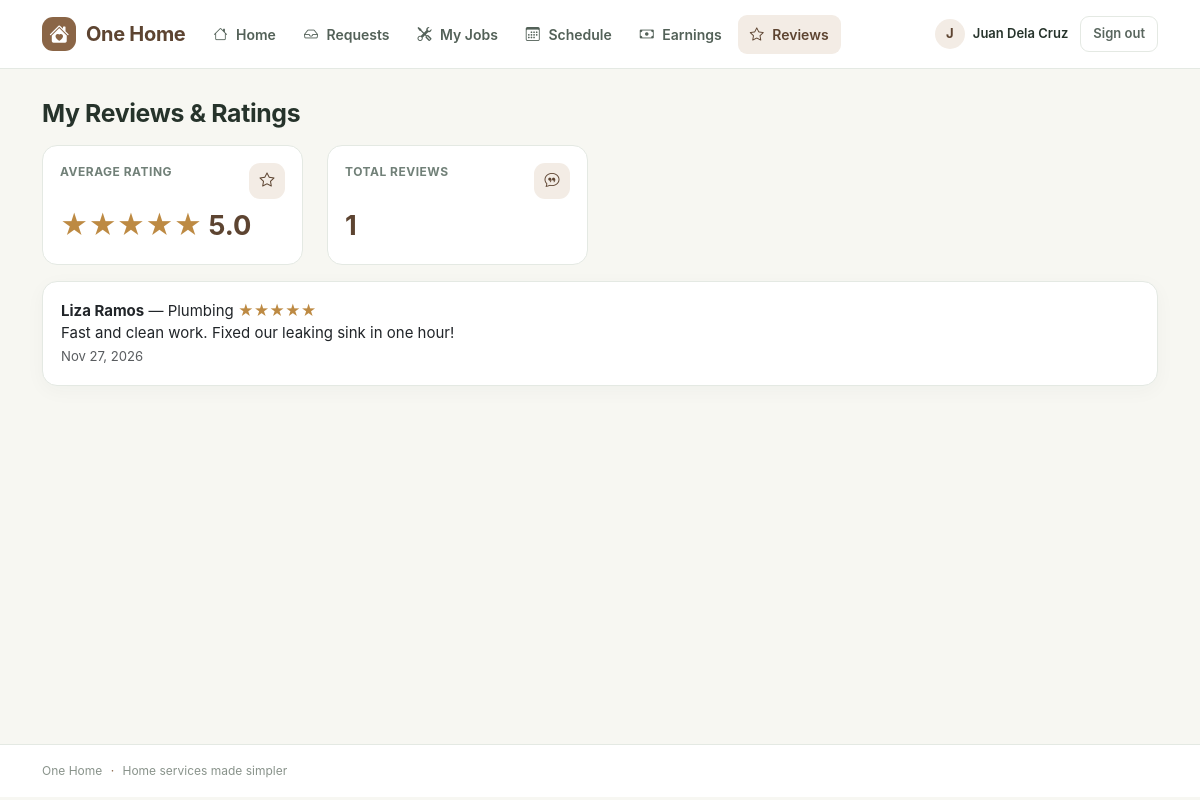
Screenshot of /employee/my_reviews.php (signed in) with the database file from the repository.
### tables this page shows
CREATE TABLE users (
  id INT AUTO_INCREMENT PRIMARY KEY,
  name VARCHAR(100) NOT NULL,
  email VARCHAR(100) NOT NULL UNIQUE,
  password VARCHAR(255) NOT NULL,
  phone VARCHAR(30),
  address VARCHAR(255),
  role ENUM('admin','employee','customer') NOT NULL,
  status ENUM('active','pending','inactive') NOT NULL DEFAULT 'active',
  avatar VARCHAR(255),
  skills VARCHAR(255),
  available_days VARCHAR(40) NOT NULL DEFAULT 'Mon,Tue,Wed,Thu,Fri',
  is_available TINYINT NOT NULL DEFAULT 1,
  created_at DATETIME NOT NULL DEFAULT CURRENT_TIMESTAMP,
  INDEX idx_users_role_status (role, status),
  INDEX idx_users_available (role, status, is_available),
  CHECK (is_available IN (0,1))
);

CREATE TABLE reviews (
  id INT AUTO_INCREMENT PRIMARY KEY,
  booking_id INT NOT NULL UNIQUE,
  customer_id INT NOT NULL,
  employee_id INT NOT NULL,
  rating TINYINT NOT NULL,
  comment TEXT,
  created_at DATETIME NOT NULL DEFAULT CURRENT_TIMESTAMP,
  FOREIGN KEY (booking_id) REFERENCES bookings(id) ON DELETE CASCADE,
  FOREIGN KEY (customer_id) REFERENCES users(id),
  FOREIGN KEY (employee_id) REFERENCES users(id),
  INDEX idx_reviews_employee (employee_id, created_at),
  INDEX idx_reviews_customer (customer_id, created_at),
  CHECK (rating BETWEEN 1 AND 5)
);

CREATE TABLE services (
  id INT AUTO_INCREMENT PRIMARY KEY,
  name VARCHAR(100) NOT NULL,
  description TEXT,
  price DECIMAL(10,2) NOT NULL,
  icon VARCHAR(50) NOT NULL DEFAULT 'bi-tools',
  is_active TINYINT NOT NULL DEFAULT 1,
  INDEX idx_services_active_name (is_active, name),
  CHECK (price >= 0),
  CHECK (is_active IN (0,1))
);

### includes/auth.php (called while the page is built, shortened)
<?php
require_once INC . '/dbconn.php';
require_once INC . '/functions.php';
require_once INC . '/notifications.php';
function current_user()
{
    static $loaded = false;
    static $user = null;
    if (!$loaded) {
        $loaded = true;
        if (!empty($_SESSION['uid'])) {
            $user = db_one("SELECT * FROM users WHERE id=?", [(int) $_SESSION['uid']]);
        }
    }
    return $user;
}
function home_for($role)
{
    return $role . '/dashboard.php';
}
function require_role($role)
{
    $u = current_user();
}

### includes/notifications.php (called while the page is built, shortened)
<?php
function new_requests_count($eid)
{
    return db_val("SELECT COUNT(*) FROM bookings WHERE employee_id=? AND status='Pending'", [$eid]);
}

### employee/my_reviews.php (the view, shortened to what this page needs)
<?php require_once __DIR__ . '/../includes/auth.php';
require_role('employee');
$u = current_user();
$rows = db_all("SELECT r.*, c.name cname, s.name sname FROM reviews r JOIN bookings b ON b.id=r.booking_id JOIN users c ON c.id=r.customer_id JOIN services s ON s.id=b.service_id WHERE r.employee_id=? ORDER BY r.id DESC", [$u['id']]);
$avg = db_val("SELECT ROUND(AVG(rating),1) FROM reviews WHERE employee_id=?", [$u['id']]);
require INC . '/header.php'; ?>
<h2>My Reviews &amp; Ratings</h2>
<div class="row mt-3">
    <?= stat_card('Average rating', $rows ? stars($avg) . ' ' . $avg : 'No ratings yet', 'bi-star', 'warning') ?><?= stat_card('Total reviews', count($rows), 'bi-chat-quote', 'primary') ?>
</div>
<?php foreach ($rows as $r): ?>
    <div class="card mb-2 <?= $r['rating'] <= 3 ? 'border-warning' : '' ?>">
        <div class="card-body"><b><?= e($r['cname']) ?></b> &mdash; <?= e($r['sname']) ?>     <?= stars($r['rating']) ?>
            <div><?= e($r['comment'] ?: '(no comment)') ?></div><small
                class="text-muted"><?= fdate($r['created_at']) ?></small>
        </div>
    </div>
<?php endforeach; ?>
<?php require INC . '/footer.php'; ?>

### includes/navbar.php (shortened to what this page needs)
<?php
$links = [];
if ($u && $u['status'] === 'active') {
    if ($u['role'] === 'customer') {
        $links = [
            ['url' => 'customer/dashboard.php', 'label' => 'Home', 'icon' => 'bi-house'],
            ['url' => 'customer/services.php', 'label' => 'Services', 'icon' => 'bi-grid'],
            ['url' => 'customer/bookings.php', 'label' => 'Bookings', 'icon' => 'bi-calendar-check'],
            ['url' => 'customer/payment_history.php', 'label' => 'Payments', 'icon' => 'bi-wallet2'],
            ['url' => 'customer/my_reviews.php', 'label' => 'Reviews', 'icon' => 'bi-star'],
        ];
    } elseif ($u['role'] === 'employee') {
        $links = [
            ['url' => 'employee/dashboard.php', 'label' => 'Home', 'icon' => 'bi-house'],
            ['url' => 'employee/booking_requests.php', 'label' => 'Requests', 'icon' => 'bi-inbox', 'count' => new_requests_count($u['id'])],
            ['url' => 'employee/my_jobs.php', 'label' => 'My Jobs', 'icon' => 'bi-tools'],
            ['url' => 'employee/my_schedule.php', 'label' => 'Schedule', 'icon' => 'bi-calendar3'],
            ['url' => 'employee/earnings.php', 'label' => 'Earnings', 'icon' => 'bi-cash'],
            ['url' => 'employee/my_reviews.php', 'label' => 'Reviews', 'icon' => 'bi-star'],
        ];
    }
}
$current_path = str_replace('\\\\', '/', $_SERVER['PHP_SELF'] ?? '');
?>
<header class="app-header">
    <nav class="navbar navbar-expand-lg">
        <div class="container">
            <a class="navbar-brand" href="<?= url($u && $u['status'] === 'active' ? home_for($u['role']) : 'index.php') ?>">
                <span class="brand-mark"><i class="bi bi-house-heart-fill"></i></span>
                <span>One Home</span>
            </a>
            <div class="collapse navbar-collapse" id="mainNav">
                <ul class="navbar-nav me-auto">
                    <?php foreach ($links as $item):
                        $active = strpos($current_path, '/' . $item['url']) !== false;
                    ?>
                        <li class="nav-item">
                            <a class="nav-link <?= $active ? 'active' : '' ?>" href="<?= url($item['url']) ?>">
                                <i class="bi <?= e($item['icon']) ?>"></i>
                                <?= e($item['label']) ?>
                            </a>
                        </li>
                    <?php endforeach; ?>
                </ul>
                <div class="nav-account">
                    <?php if ($u && $u['status'] === 'active'): ?>
                        <a class="nav-profile" href="<?= url($u['role'] === 'admin' ? 'admin/profile.php' : $u['role'] . '/profile.php') ?>">
                            <span class="nav-avatar"><?= e(strtoupper(substr($u['name'], 0, 1))) ?></span>
                            <span class="d-none d-md-inline"><?= e($u['name']) ?></span>
                        </a>
                        <form method="post" action="<?= url('logout.php') ?>" class="d-inline">
                            <button class="btn btn-logout" type="submit">Sign out</button>
                        </form>
                    <?php else: ?>
                        <a class="nav-link" href="<?= url('login.php') ?>">Login</a>
                        <a class="btn btn-primary btn-sm" href="<?= url('register.php') ?>">Create account</a>
                    <?php endif; ?>
                </div>
            </div>
        </div>
    </nav>
</header>

### includes/functions.php (shortened to what this page needs)
<?php
function e($s)
{
    return htmlspecialchars((string) $s, ENT_QUOTES, 'UTF-8');
}
function url($p)
{
    return BASE_URL . '/' . ltrim($p, '/');
}
function fdate($d)
{
    return date('M d, Y', strtotime($d));
}
function stars($n)
{
    $n = (int) round($n);
    return '<span class="star">' . str_repeat('★', $n) . str_repeat('☆', 5 - $n) . '</span>';
}
function db_run($sql, $params = [])
{
    global $conn;
    $st = mysqli_prepare($conn, $sql);
    if ($params)
        mysqli_stmt_bind_param($st, str_repeat('s', count($params)), ...$params);
    if (!mysqli_stmt_execute($st)) {
        error_log('One Home SQL execute error: ' . mysqli_stmt_error($st));
        http_response_code(500);
        exit('Something went wrong. Please try again later.');
    }
    return $st;
}
function db_all($sql, $params = [])
{
    $r = mysqli_stmt_get_result(db_run($sql, $params));
    return $r ? mysqli_fetch_all($r, MYSQLI_ASSOC) : [];
}
function db_one($sql, $params = [])
{
    $a = db_all($sql, $params);
    return $a ? $a[0] : null;
}
function db_val($sql, $params = [])
{
    $r = db_one($sql, $params);
    return $r ? array_values($r)[0] : 0;
}
{ ?>
<?php }
function stat_card($label, $value, $icon = 'bi-bar-chart', $color = 'primary')
{
    return '<div class="col-6 col-xl-3 mb-3"><div class="stat-card"><div class="d-flex justify-content-between align-items-start"><span class="stat-label">' . e($label) . '</span><span class="stat-icon"><i class="bi ' . e($icon) . '"></i></span></div><div class="stat-value">' . $value . '</div></div></div>';
}
    ob_start(); ?>

### css/style.css (style rules this page uses)
:root { --green: #315b43; --green-dark: #234331; --green-soft: #eaf1eb; --brown: #8a6546; --brown-dark: #5d4431; --brown-soft: #f3ece5; --cream: #f7f7f2; --ink: #26332b; --muted: #718078; --line: #e4e9e3; --white: #ffffff; }
* { box-sizing: border-box; }
body { background: var(--cream); color: var(--ink); font-family: Inter, "Segoe UI", Arial, sans-serif; font-size: 15px; min-height: 100vh; }
.app-header { background: var(--white); border-bottom: 1px solid var(--line); }
.navbar { min-height: 68px; padding: 10px 0; }
.navbar-brand { display:flex; align-items:center; gap:10px; color:var(--green-dark)!important; font-weight:750; letter-spacing:-.3px; }
.brand-mark { width:34px;height:34px;border-radius:11px;background:var(--green);color:white;display:inline-flex;align-items:center;justify-content:center; }
.navbar-nav { gap:4px; }
.nav-link { color:#536158!important; border-radius:9px; padding:9px 12px!important; font-weight:600; font-size:14px; }
.nav-link:hover,.nav-link.active { color:var(--green-dark)!important; background:var(--green-soft); }
.nav-link i { margin-right:5px; }
.nav-account { display:flex; align-items:center; gap:12px; }
.nav-profile { display:flex; align-items:center; gap:8px; color:var(--ink); text-decoration:none; font-weight:600; font-size:13px; }
.nav-avatar { width:30px;height:30px;border-radius:50%;display:inline-flex;align-items:center;justify-content:center;background:var(--green-soft);color:var(--green-dark);font-weight:700; }
.btn-logout { border:1px solid var(--line); color:#59665e; background:white; font-size:13px; padding:7px 12px; }
h1,h2,h3,h4,h5 { color:var(--ink); letter-spacing:-.35px; font-weight:700; }
h2 { font-size:1.55rem; margin-bottom:5px; }
.card { border:1px solid var(--line); border-radius:15px; box-shadow:0 5px 20px rgba(35,67,49,.035); }
.card-body { padding:18px; }
.stat-card { background:#fff; border:1px solid var(--line); border-radius:15px; padding:17px; height:100%; }
.stat-label { color:var(--muted); font-size:12px; font-weight:650; text-transform:uppercase; letter-spacing:.5px; }
.stat-value { color:var(--green-dark); font-size:1.7rem; font-weight:750; margin-top:7px; }
.stat-icon { width:36px;height:36px;border-radius:11px;display:inline-flex;align-items:center;justify-content:center;background:var(--green-soft);color:var(--green); }
.btn { border-radius:9px; font-weight:600; }
.star { color:#bd8a43; }
.role-employee { --role-accent:var(--brown); --role-soft:var(--brown-soft); }
.role-employee .brand-mark { background:var(--brown); }
.role-employee .navbar-brand { color:var(--brown-dark)!important; }
.role-employee .nav-link:hover,.role-employee .nav-link.active { color:var(--brown-dark)!important; background:var(--brown-soft); }
.role-employee .nav-avatar,.role-employee .stat-icon { background:var(--brown-soft); color:var(--brown-dark); }
.role-employee .stat-value,.role-employee .service-icon { color:var(--brown-dark); }

### rows the page displays
users: name "J", name "Juan Dela Cruz"
reviews: customer.name "Liza Ramos", services.name "Plumbing", rating "★★★★★", comment "Fast and clean work. Fixed our leaking sink in one hour!", created_at "Nov 27, 2026"

### other values shown
$item['label'] "Home"
$item['label'] "Requests"
$item['label'] "My Jobs"
$item['label'] "Schedule"
$item['label'] "Earnings"
$item['label'] "Reviews"
$label "AVERAGE RATING TOTAL REVIEWS"
str_repeat('★', $n) "★★★★★"
$value "5.0 1"
